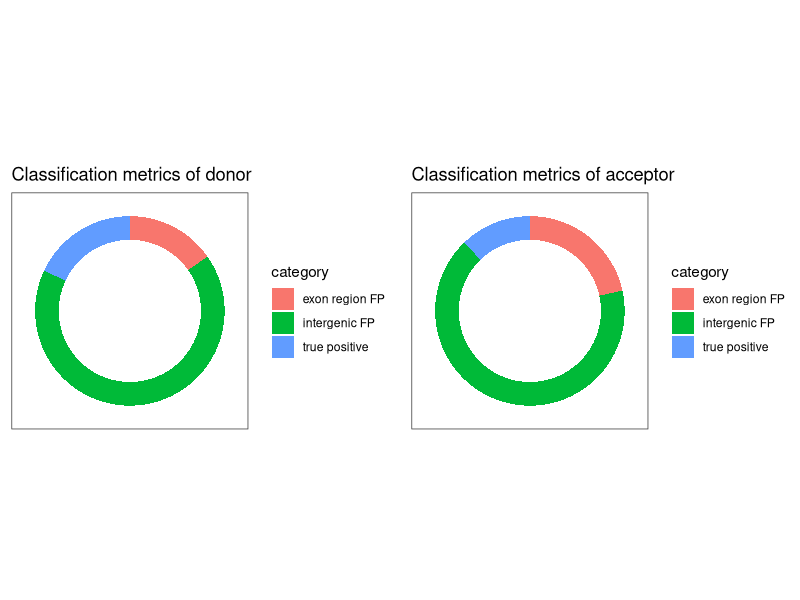
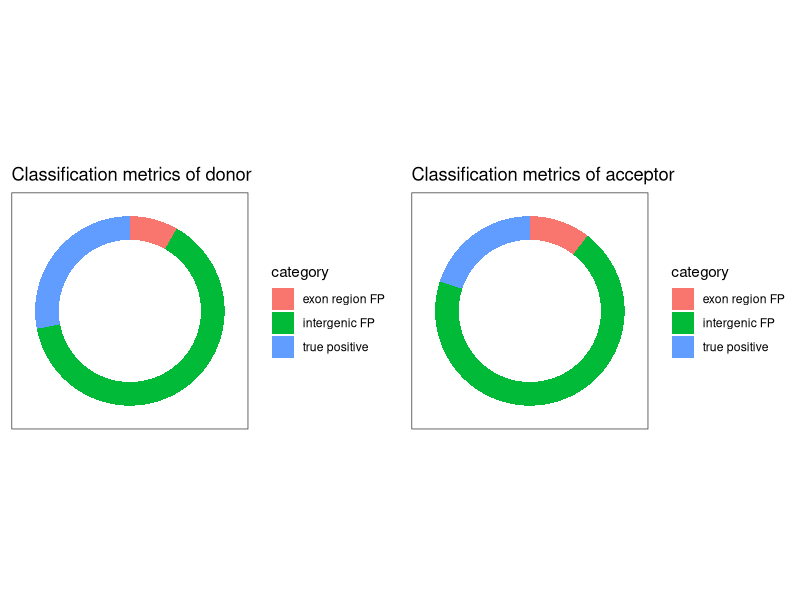
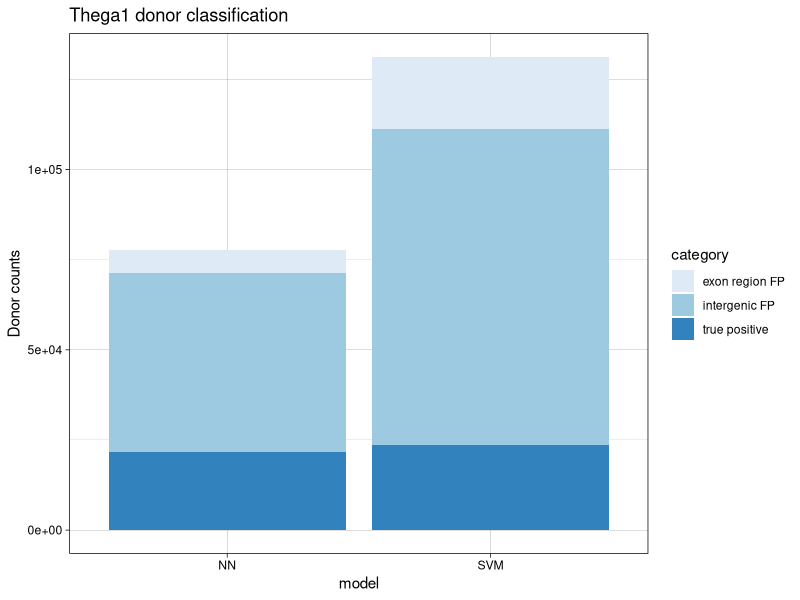
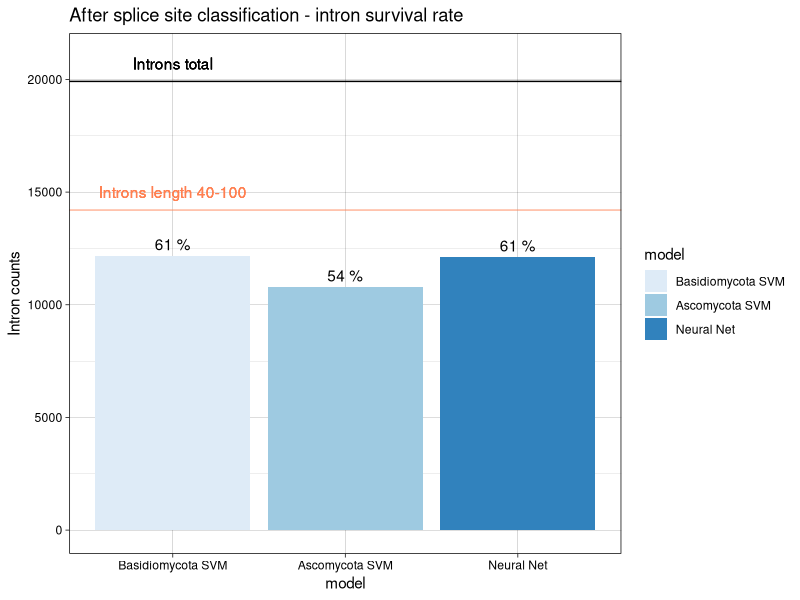
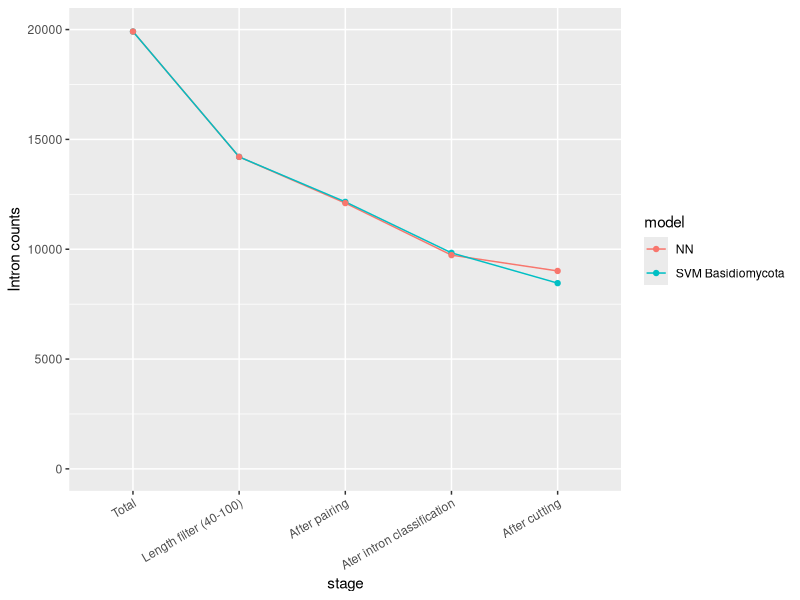
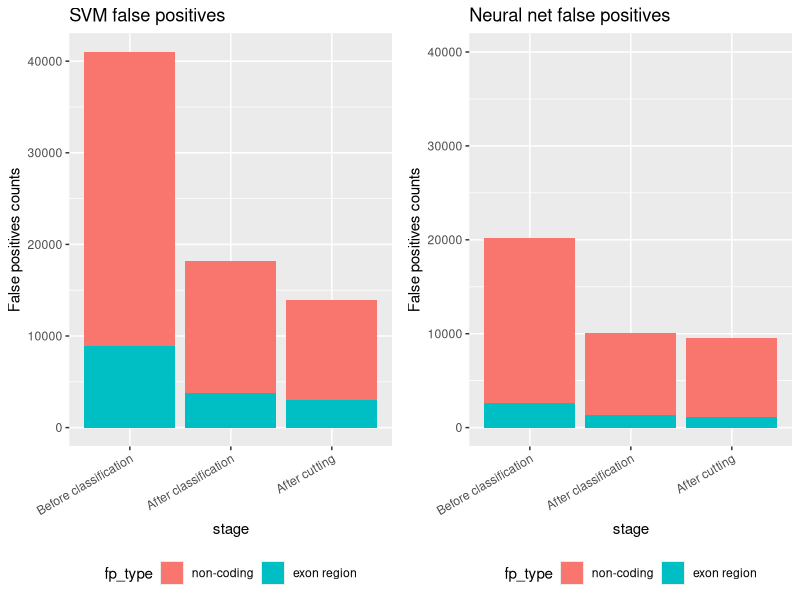
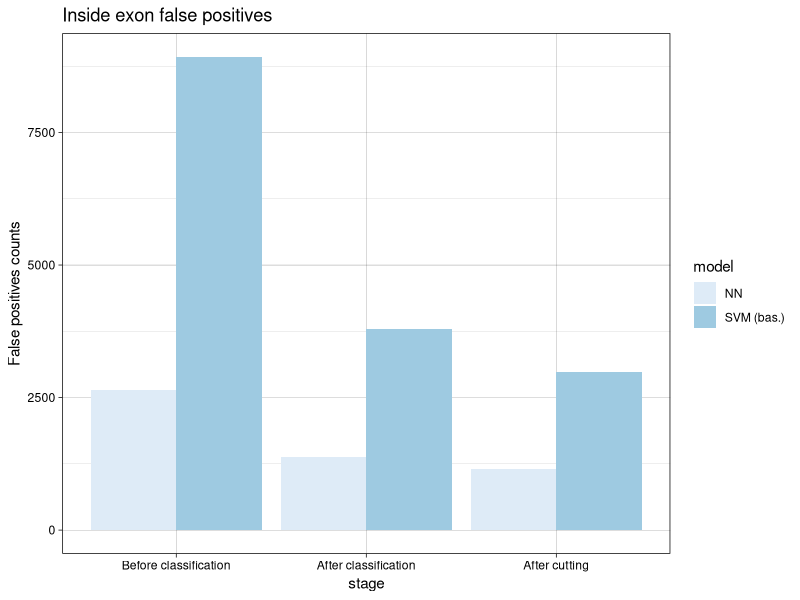
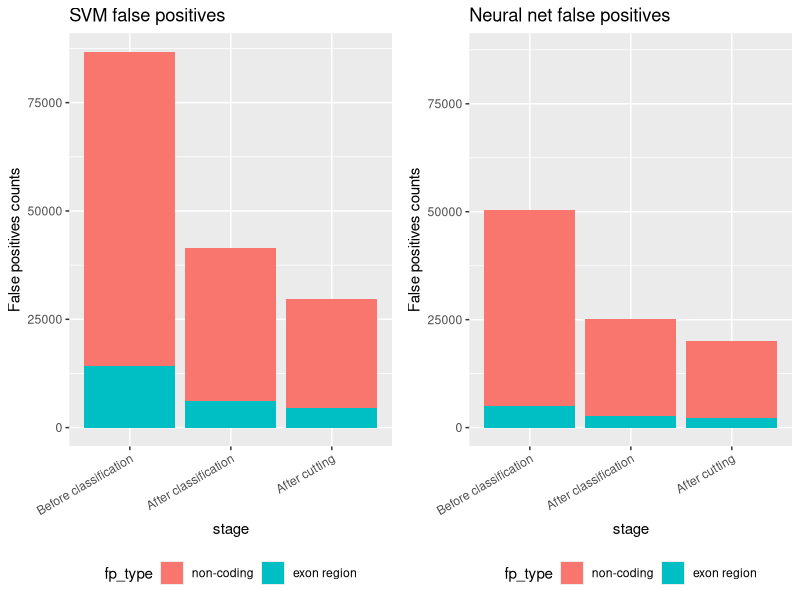

Generate these figures, in order, with R:
## ---- chunk 1
knitr::opts_chunk$set(echo = TRUE)
library("ggplot2")
library("gridExtra") 
## ---- chunk 2
category <- c("exon region FP", "intergenic FP", "true positive")

build_piechart_data <- function(dat){
  # Add addition columns, needed for drawing with geom_rect.
  dat$fraction = dat$count / sum(dat$count)
  dat$ymax = cumsum(dat$fraction)
  dat$ymin = c(0, head(dat$ymax, n=-1))
  
  return(dat)
}

plot_piechart <- function(class.metrics, site){
  dat = data.frame(
    count=diff(rev(c(class.metrics, 0))), 
    category=category
  )
  dat.plot.data <- build_piechart_data(dat)
  dat.plot.data$category <- factor(dat$category, levels = category)

  p = ggplot(dat.plot.data, aes(fill=category, ymax=ymax, ymin=ymin, xmax=4, xmin=3)) +
       geom_rect() +
       coord_polar(theta="y") +
       xlim(c(0, 4)) +
       theme_bw() +
       theme(panel.grid=element_blank()) +
       theme(axis.text=element_blank()) +
       theme(axis.ticks=element_blank()) +
       labs(title=paste("Classification metrics of", site) )
  
  return(p)
}
## ---- chunk 3
kocim.donor.class.metrics <- c(39159, 22171, 3499)
kocim.acceptor.class.metrics <- c(99443, 82582, 29948)

thega.donor.class.metrics <- c(131246, 107595, 20057)
thega.acceptor.class.metrics <- c(191664, 168262, 41325)

p1 <- plot_piechart(thega.donor.class.metrics, "donor")
p2 <- plot_piechart(thega.acceptor.class.metrics, "acceptor")

grid.arrange(p1, p2, nrow=1)
## ---- chunk 4
thega.donor.class.metrics.nn <- c(77560, 55826, 6373)
thega.acceptor.class.metrics.nn <- c(113595, 90925, 11822)

p1 <- plot_piechart(thega.donor.class.metrics.nn, "donor")
p2 <- plot_piechart(thega.acceptor.class.metrics.nn, "acceptor")

grid.arrange(p1, p2, nrow=1)
## ---- chunk 5
category <- c("exon region FP", "intergenic FP", "true positive")
dat <- data.frame(
  model=rep(c("SVM", "NN"), each=3),
  category=rep(category, times=2),
  count=c(diff(rev(c(thega.donor.class.metrics, 0))), diff(rev(c(thega.donor.class.metrics.nn, 0))))
)

donor.class.plot <- ggplot(data=dat, aes(x=model, y=count, fill=category)) +
    geom_bar(stat="identity") +
    ggtitle("Thega1 donor classification") +
    ylab("Donor counts") + 
    scale_fill_brewer() + theme_linedraw()

donor.class.plot
## ---- chunk 6

total <- 19911
filter40_100 <- 14204

kocim.basido.counts <- 12156
kocim.asco.counts <-  10766
kocim.nn.counts <- 12100

intron_groups <- c("Basidiomycota SVM", "Ascomycota SVM", "Neural Net")
kocim.intron.counts <- c(kocim.basido.counts, kocim.asco.counts, kocim.nn.counts)
rate <- 100*kocim.intron.counts / total

dat <- data.frame(
  model = intron_groups, 
  counts = kocim.intron.counts,
  rate = rate
  )
dat$model <- factor(dat$model, levels = dat$model)

ggplot(data=dat, aes(x=model, y=counts, fill=model)) +
    geom_bar(stat="identity") +
    geom_text(aes(label = paste(round(rate), '%')), vjust=-0.5) +
    geom_hline(aes(yintercept=total)) +
    geom_text(aes(1,total,label = "Introns total", vjust = -1)) +
    geom_hline(aes(yintercept=filter40_100), color='coral', size=0.3) +
    geom_text(aes(1,filter40_100,label = "Introns length 40-100", vjust = -1), color='coral') +
    ggtitle("After splice site classification - intron survival rate") +
    theme(axis.text.x = element_text(angle = 30, hjust = 1)) +
    ylab("Intron counts") +
    ylim(0, 21000) +
    scale_fill_brewer() +
    theme_linedraw()

## ---- chunk 7
progress.groups <- c("Total", "Length filter (40-100)", "After pairing", "Ater intron classification", "After cutting")
kocim.basi.progress <- c(19911, 14204, 12156, 9834, 8456)
kocim.nn.progress <- c(19911, 14204, 12100, 9731, 9011)

dat1 <- data.frame(
  stage = rep(progress.groups, times=2), 
  model= rep(c("SVM Basidiomycota", "NN"), each=length(kocim.basi.progress)),
  count=c(kocim.basi.progress, kocim.nn.progress)
  )

dat1$stage <- factor(dat1$stage, levels = progress.groups)

ggplot(data=dat1, aes(x=stage, y=count, group=model, color=model)) +
    geom_line() +
    geom_point() +   
    theme(axis.text.x = element_text(angle = 30, hjust = 1)) +
    coord_cartesian(ylim=c(0, 20000)) +
    ylab("Intron counts")
## ---- chunk 8
progress.groups <- c("Before classification", "After classification", "After cutting")
regions <- c("non-coding", "exon region")

build_plot_df <- function(counts_intergen, counts_intragen){
  dat <- data.frame(
    stage = rep(progress.groups, times=2), 
    fp_type = rep(regions, each=3),
    fp_counts=c(counts_intergen, counts_intragen)
  )

  dat$stage <- factor(dat$stage, levels = progress.groups)
  dat$fp_type <- factor(dat$fp_type, levels = regions)
  
  return(dat)
}
## ---- chunk 9

kocim.NN.fp.all <- c(20141, 10103, 9495)
kocim.NN.fp.intragen <- c(2640, 1383, 1143)
kocim.NN.fp.intergen <- kocim.NN.fp.all - kocim.NN.fp.intragen

kocim.SVM.fp.all <- c(41001, 18228, 13934)
kocim.SVM.fp.intragen <- c(8927, 3792, 2975)
kocim.SVM.fp.intergen <- kocim.SVM.fp.all - kocim.SVM.fp.intragen

dat_svm <- build_plot_df(kocim.SVM.fp.intergen, kocim.SVM.fp.intragen)

svm.plot <- ggplot(data=dat_svm, aes(x=stage, y=fp_counts, fill=fp_type)) +
    geom_bar(stat="identity") + 
    ggtitle("SVM false positives") +
    ylab("False positives counts") +
    theme(legend.direction="horizontal", legend.position="bottom", axis.text.x = element_text(angle = 30, hjust = 1))
# ----------------------------------------------------------------------------------------------------------------
dat_nn <- build_plot_df(kocim.NN.fp.intergen, kocim.NN.fp.intragen)

nn.plot <- ggplot(data=dat_nn, aes(x=stage, y=fp_counts, fill=fp_type)) +
    geom_bar(stat="identity") +
    ggtitle("Neural net false positives") +
    ylab("False positives counts") + 
    ylim(0,40000) +
    theme(legend.direction="horizontal", legend.position="bottom", axis.text.x = element_text(angle = 30, hjust = 1))

grid.arrange(svm.plot, nn.plot, ncol = 2)  

dat3 <- data.frame(
  stage=rep(progress.groups, times=2),
  model=rep(c("SVM (bas.)", "NN"), each=3),
  intragen_fp=c(kocim.SVM.fp.intragen, kocim.NN.fp.intragen)
  )

dat3$stage <- factor(dat3$stage, levels = progress.groups)

exon.fp.plot <- ggplot(data=dat3, aes(x=stage, y=intragen_fp, fill=model)) +
    geom_bar(stat="identity", position = position_dodge()) +
    ggtitle("Inside exon false positives") +
    ylab("False positives counts") + 
    theme(axis.text.x = element_text(angle = 30, hjust = 1)) +
    scale_fill_brewer() + theme_linedraw()
exon.fp.plot
## ---- chunk 10
thega.NN.fp.all <- c(50331, 25251, 20008)
thega.NN.fp.intragen <- c(5071, 2759, 2195)
thega.NN.fp.intergen <- thega.NN.fp.all - thega.NN.fp.intragen

thega.SVM.fp.all <- c(86685, 41416, 29680)
thega.SVM.fp.intragen <- c(14131, 6204, 4577)
thega.SVM.fp.intergen <- thega.SVM.fp.all - thega.SVM.fp.intragen

dat_svm_thega <- build_plot_df(thega.SVM.fp.intergen, thega.SVM.fp.intragen)

svm.plot <- ggplot(data=dat_svm_thega, aes(x=stage, y=fp_counts, fill=fp_type)) +
    geom_bar(stat="identity") + 
    ggtitle("SVM false positives") +
    ylab("False positives counts") +
    theme(legend.direction="horizontal", legend.position="bottom", axis.text.x = element_text(angle = 30, hjust = 1))
# ----------------------------------------------------------------------------------------------------------------
dat_nn_thega <- build_plot_df(thega.NN.fp.intergen, thega.NN.fp.intragen)

nn.plot <- ggplot(data=dat_nn_thega, aes(x=stage, y=fp_counts, fill=fp_type)) +
    geom_bar(stat="identity") +
    ggtitle("Neural net false positives") +
    ylab("False positives counts") + 
    ylim(0,87000) +
    theme(legend.direction="horizontal", legend.position="bottom", axis.text.x = element_text(angle = 30, hjust = 1))

grid.arrange(svm.plot, nn.plot, ncol = 2)  

dat3 <- data.frame(
  stage=rep(progress.groups, times=2),
  model=rep(c("SVM (bas.)", "NN"), each=3),
  intragen_fp=c(thega.SVM.fp.intragen, thega.NN.fp.intragen)
  )

dat3$stage <- factor(dat3$stage, levels = progress.groups)

exon.fp.plot <- ggplot(data=dat3, aes(x=stage, y=intragen_fp, fill=model)) +
    geom_bar(stat="identity", position = position_dodge()) +
    ggtitle("Inside exon false positives") +
    ylab("False positives counts") + 
    theme(axis.text.x = element_text(angle = 30, hjust = 1)) +
    scale_fill_brewer() + theme_linedraw()
exon.fp.plot

